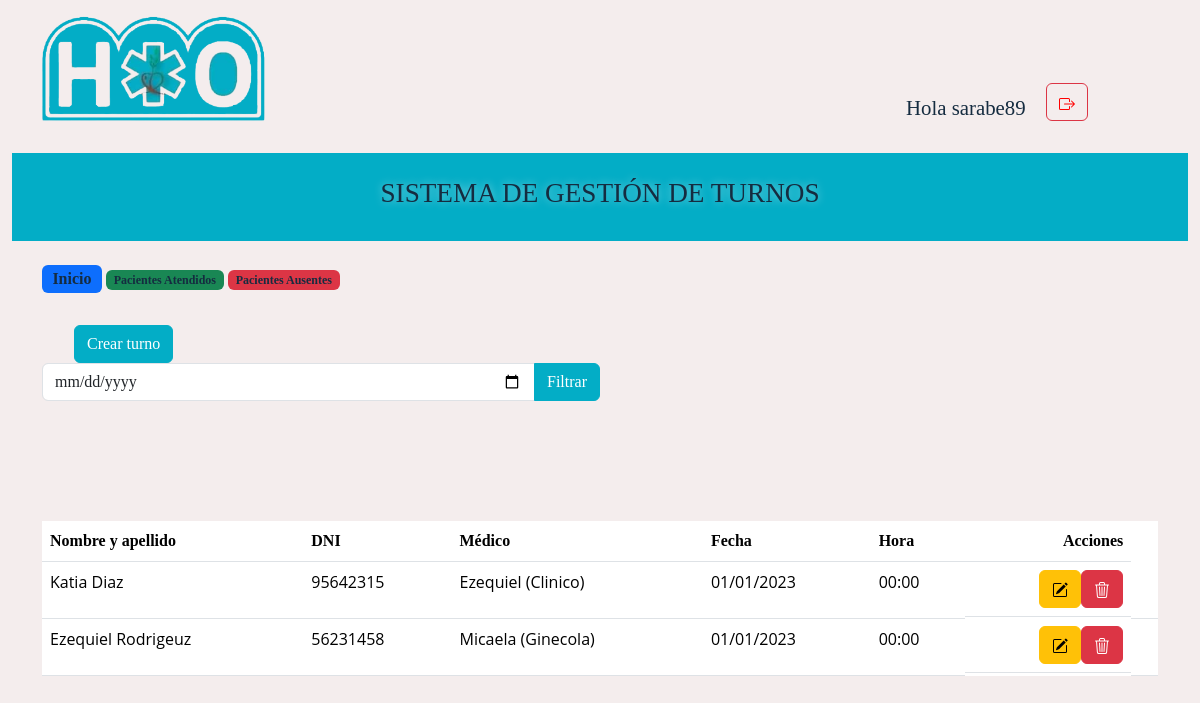
Page / (signed in) on the earlier database version.
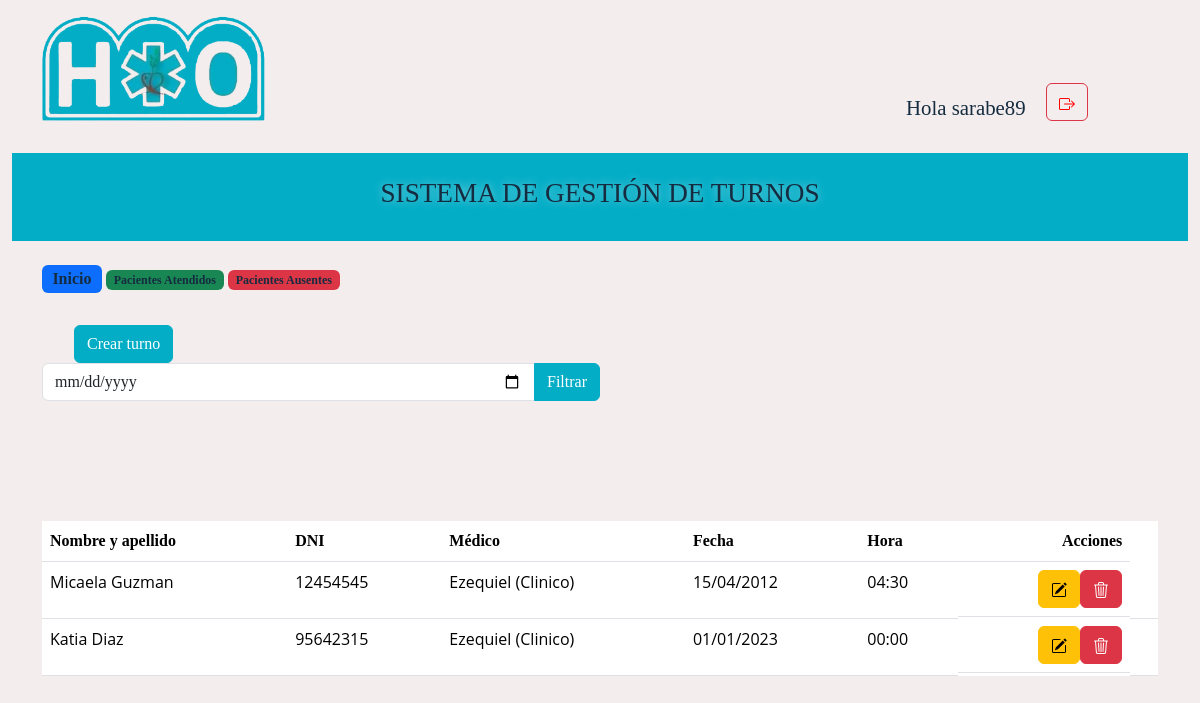
Same page on the later database version.
### turnos/models.py (models this page shows, shortened)
class Turno(models.Model):
    STATUS_CHOICES = (
        ('E' , 'En Espera'),
        ('P' , 'Atendiendo'),
        ('A' , 'Ausente'),
        ('L', 'Atendido'),
    )
    nombre = models.CharField( max_length=50, null=True)
    apellido = models.CharField( max_length=50, null=True)
    dni = models.IntegerField(default=0)
    medico = models.ForeignKey(Medico, on_delete=models.CASCADE)
    fecha = models.DateField(default=date.today)
    hora = models.TimeField(default='07:00')
    status = models.CharField(max_length=1,choices=STATUS_CHOICES, default='E', verbose_name='estado')

class Medico(models.Model):
    nombre = models.CharField(max_length=50)
    especialidad = models.CharField(max_length=45)
    def __str__(self):
        return f'{self.nombre}  ({self.especialidad})'

### turnos/views.py (the view)
# urls.py: path('', views.ver_turnos, name = 'ver_turnos'),
@login_required
def ver_turnos(request):
    fecha_param = request.GET.get('fecha', None)
    if fecha_param:
        fecha = datetime.strptime(fecha_param, '%Y-%m-%d').date()
        turnos = Turno.objects.filter(fecha=fecha).order_by('fecha')
    else:
        turnos = Turno.objects.all().order_by('fecha')
    if request.method == 'POST':
        form = TurnoForm(request.POST)
        if form.is_valid():
            form.save()
        else:
            pass
        turno_id = request.POST.get('turno_id')
        accion = request.POST.get('accion')
        if accion == 'atendiendo':
            turno = Turno.objects.get(id=turno_id)
            turno.marcar_como_atendiendo()
        elif accion == 'ausente':
            turno = Turno.objects.get(id=turno_id)
            turno.marcar_como_ausente()
        elif accion == 'atendido':
            turno = Turno.objects.get(id=turno_id)
            turno.marcar_como_atendido()
        return redirect('ver_turnos')
    else:
        form = TurnoForm()
    pertenece_admin = request.user.groups.filter(name='admin').exists()
    pertenece_secretario = request.user.groups.filter(name='secretario').exists()
    return render(request, 'turnos.html', {'turnos': turnos, 'form': form, 'pertenece_admin': pertenece_admin,
                                            'pertenece_secretario': pertenece_secretario})

### turnos/forms.py
class TurnoForm(forms.ModelForm):
    class Meta:
        model = Turno
        fields = ['nombre', 'apellido', 'dni', 'medico', 'fecha', 'hora']
        widgets = {
            'fecha': DDMMYYYYDateInput(attrs={'class': 'datepicker'}),
            'hora': forms.TimeInput(format='%H:%M', attrs={'type': 'time'}),
        }

### turnos/templates/turnos.html (shortened to what this page needs)
{% extends "base.html" %}
{% load crispy_forms_tags %}
{% block content %}
<br>
<div class="container-fluid">
  <div class="container">
      <span class="badge bg-primary fs-6"><a href="{% url 'ver_turnos' %}">Inicio</a></span> </option>
      <span class="badge bg-success "> <a href="{% url 'pacientes_atendidos' %}" >Pacientes Atendidos</a></span>
      <span class="badge bg-danger"><a href="{% url 'pacientes_ausentes' %}" >Pacientes Ausentes</a></span>
  </div>
</div>
<div>
  <div class="container contenedor">
    <div class="row">
      <div class="">
        {% if pertenece_admin %}
        <button type="button" class="btn btn-primary boton_CT" data-bs-toggle="modal" data-bs-target="#exampleModal">
          Crear turno
        </button>
        {% endif %}
      </div>
    </div>
    </div>
    <div class="container-fluid">
      <div class="container">
          <form method="get" action="{% url 'ver_turnos' %}">
            <div class="input-group w-50">
              <input type="date" name="fecha" id="fecha" class="form-control w-50" value="{{ fecha_actual }}">
              <button type="submit" class="btn btn-primary  boton_CT">Filtrar</button>
            </div>
          </form>
        </div>
        </div>
        <br><br>
        </div>
  <br>
  <br><br>
  <div class="container-fluid">
    <div class="container">
      <div class="table-responsive">
        <table class="table align-middle mb-0 bg-white">
          <thead class="bg-light">
            <tr>
              <th>Nombre y apellido</th>
              <th>DNI</th>
              <th>Médico</th>
              <th>Fecha</th>
              <th>Hora</th>
              {% if pertenece_admin %}
              <th class="acciones">Acciones</th>
              {% endif %}
            </tr>
          </thead>
          {% for turno in turnos %}
          {% if turno.status != 'A' and  turno.status != 'P' and  turno.status != 'L'  %}
          <tbody>
            <tr>
              <td>
                <p> {{ turno.nombre|title }} {{ turno.apellido|title }}</p>
              </td>
              <td>
                <p> {{ turno.dni }}</p>
              </td>
              <td>
                <p> {{ turno.medico|title }}</p>
              </td>
              <td>
                <p>{{ turno.fecha|date:"d/m/Y" }}</p>
              </td>
              <td>
                <p>{{ turno.hora }}</p>
              </td>
              {% if pertenece_admin %}
              <td class="d-flex">
                <a class='btn btn-warning' href="{% url 'editar_turno' turno.id %}"></a>
                <form method="post" action="{% url 'borrar_turno' turno.id %}">
                  <button type="submit" class='btn btn-danger'></button>
                </form>
                {% endif %}
              </td>
              <td>
              </td>
            </tr>
          </tbody>
          {% endif %}
          {% endfor %}
        </table>
      </div>
    </div>
</div>
{% endblock %}

Differences in the rows shown:
removed Turno: nombre "Ezequiel", apellido "Rodrigeuz", dni "56231458", medico "Micaela (Ginecola)", fecha "01/01/2023", hora "00:00"
added Turno: nombre "Micaela", apellido "Guzman", dni "12454545", medico "Ezequiel (Clinico)", fecha "15/04/2012", hora "04:30"
